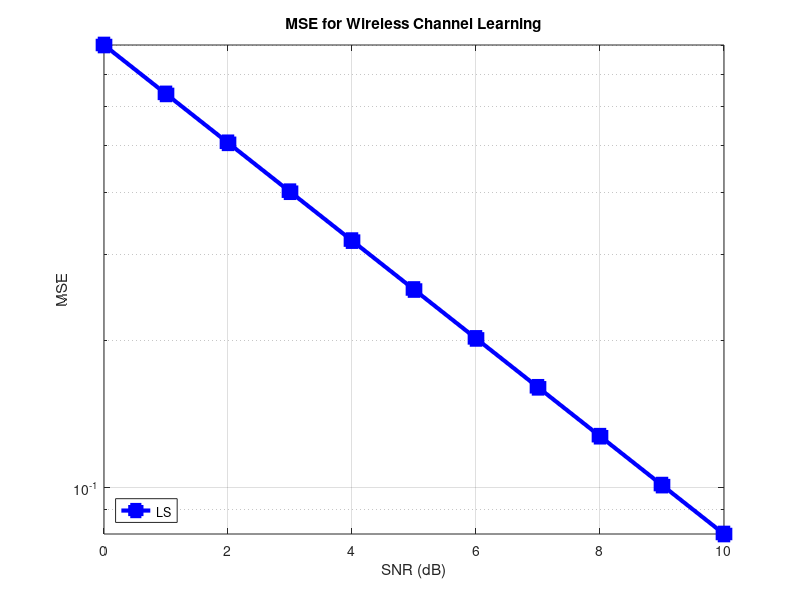

Recreate this plot in MATLAB.
nBlocks = 10000; 
r = 1; 
t = 8; 
L = 10;
SNRdB = 0:1:10; 
SNR = 10.^(SNRdB/10); 
No = 1; 
MSE_LS = zeros(1,length(SNRdB));

for blk = 1:nBlocks
    h = 1/sqrt(2)*(randn(t,1)+1j*randn(t,1));
    noise= sqrt(No/2)*(randn(L,1)+1j*randn(L,1));
    DFTmat = dftmtx(L);
    for K=1:length(SNRdB)
        Xp = sqrt(SNR(K))*DFTmat(:,1:t);
        Yp = Xp*h + noise;

        h_LS= pinv(Xp)*Yp;
        MSE_LS(K) = MSE_LS(K) + norm(h-h_LS)^2;
    end
end


MSE_LS = MSE_LS/nBlocks;

semilogy(SNRdB,MSE_LS,'b - s','linewidth',3.0,'MarkerFaceColor','b','MarkerSize',9.0);
hold on
axis tight;
grid on;
title('MSE for Wireless Channel Learning');
legend('LS','Location','SouthWest');
xlabel('SNR (dB)')
ylabel('MSE')
